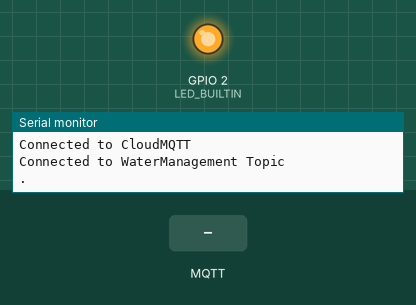
This sketch was run on a simulated ESP8266 (NodeMCU). On the bench: output pins drawn as LEDs (lit = HIGH, except the on-board LED, lit = LOW), the last lines printed to the serial monitor. The test bench sets the inputs (shaded band). WiFi joins after 1.5 s; servers stay silent unless stated; random numbers use the default seed unless the sketch sets one; no MQTT or app messages arrive unless stated.

Above: at 5.2 s.
5.3 s: MQTT message "on" arrives on the first subscribed topic
At 7.6 s:
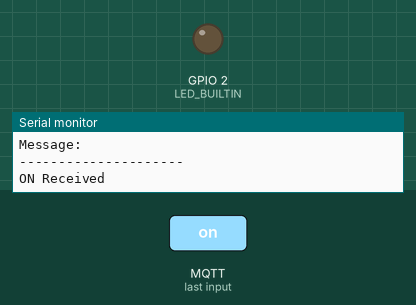
9.5 s: MQTT message "off" arrives on the first subscribed topic
Timing chart, 0 to 12.5 s (numbered marks = the images above; inputs shaded):
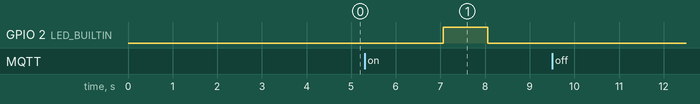

The sketch:

nodeMCU_Publish_Subscribe_CloudMQTT.ino
```cpp
 #include <ESP8266WiFi.h>
 #include <PubSubClient.h>
 using namespace std;

 // WiFi credentials.
const char* WIFI_SSID = "Keshab";
const char* WIFI_PASS = "arpanet12";
const char* device_id = "water1";


// MQTT credentials
const char* mqtt_server = "m15.cloudmqtt.com";
const int mqtt_port = 15400;
const char* mqtt_user = "bhjdgsiu";
const char* mqtt_password = "rPoyUPthnjdI";

//Topic in cloudMQTT
#define in_topic "WaterManagement/LevelData"
#define out_topic "WaterManagement/Control"

int digitalPin;
//espMQTT client import
WiFiClient espClient;
PubSubClient client(espClient);
String m;

//code to be run when mqtt subscriber receives something
void callback(char* topic, byte* payload, unsigned int length){
  Serial.print("Message arrived in topic: ");
  Serial.print(topic);
  Serial.println();
  Serial.print("Message: ");

  for(int i=0; i<length; i++){
    m+=(char)payload[i];
    //Serial.println(m[i]);
    //Serial.print((char)payload[i]);

    }
    Serial.println();
    Serial.println("---------------------");
    if(m=="on")
    {
      digitalWrite(LED_BUILTIN,HIGH);
      Serial.println("ON Received");
    }
    if(m=="off")
    {
      digitalWrite(LED_BUILTIN,LOW);
      Serial.println("OFF Received");
    }
    m="";

  }

void connect() {

  // Connect to Wifi.
  Serial.println();
  Serial.println();
  Serial.println("Connecting to ");
  Serial.println(WIFI_SSID);

   // WiFi fix: https://github.com/esp8266/Arduino/issues/2186
  WiFi.persistent(false);
  WiFi.mode(WIFI_OFF);
  WiFi.mode(WIFI_STA);
  WiFi.begin(WIFI_SSID, WIFI_PASS);

  while (WiFi.status() != WL_CONNECTED) {
    delay(500);
    Serial.print(".");
  }

  Serial.println("");
  Serial.println("WiFi connected");
  Serial.println("IP address: ");
  Serial.print(WiFi.localIP());


  // Connect to MQTT.
  client.setServer(mqtt_server, mqtt_port);
  client.setCallback(callback);

  Serial.println();
  Serial.println("Connecting to CloudMQTT...");

  while(!client.connected()) {
    delay(500);

    if(client.connect(device_id, mqtt_user, mqtt_password)){
      Serial.println("Connected to CloudMQTT");
      Serial.println();
      Serial.println("Connected to WaterManagement Topic");
      }
      else{
        Serial.println("failed with state ");
        Serial.println(client.state());
        }

      Serial.print(".");
  }

}


void setup() {
  Serial.begin(115200);
  pinMode(LED_BUILTIN, OUTPUT);
  Serial.println("Water Level");
  Serial.println("--------------------------------------");
  delay(2000);
  connect();

}

void loop() {

  bool toReconnect = false;
  digitalWrite(LED_BUILTIN,LOW);
  //If I lose connection reconnect
  if(WiFi.status() != WL_CONNECTED) {
    Serial.println("Disconnected from WiFi");
    toReconnect = true;
  }

  if(!client.connected()) {
    Serial.println("Disconnected from CloutMQTT");
    toReconnect = true;
  }

  if(toReconnect) {
    connect();
  }
  delay(1000);
  client.loop();
  int lev = random(1,100);
  String l= String(lev);
  client.publish(in_topic,l.c_str());
  client.subscribe(out_topic);


  delay(1000);
}
```

Measured:
- after the input at 5.3 s, GPIO 2 (LED_BUILTIN): LOW → HIGH after 1.8 s, → LOW 1.0 s later
